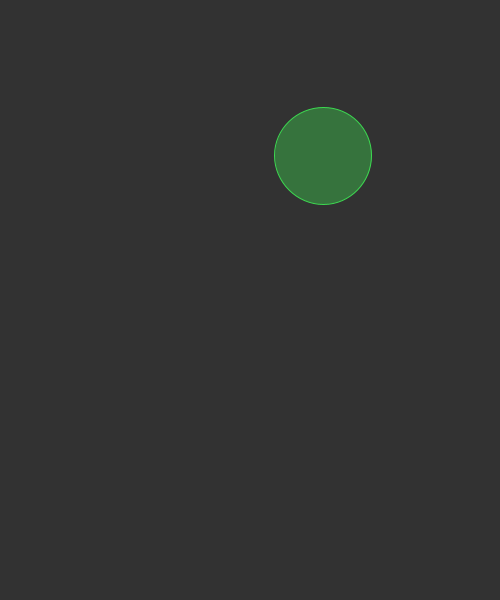
Frame 1 (no input)
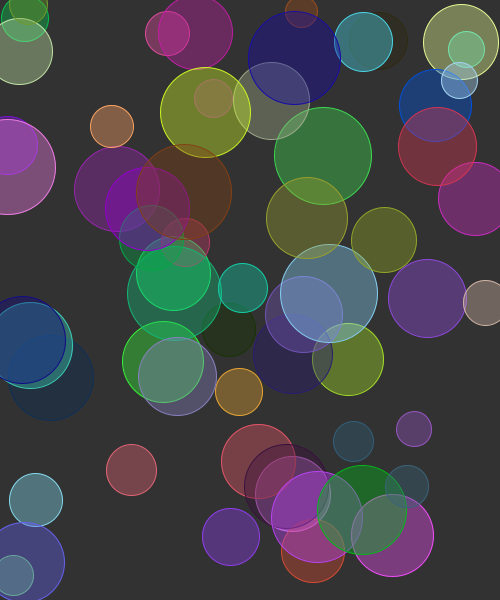
Frame 60 (the mouse pressed at the canvas centre just before this capture)
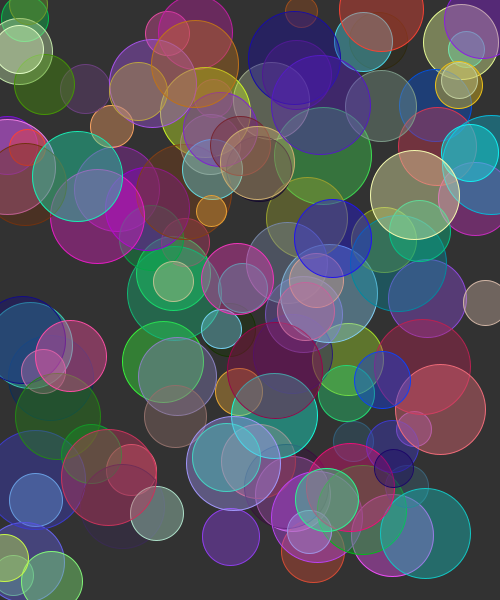
Frame 120 (the mouse held since frame 60 and released just before this capture)

The Processing sketch that drew these frames (run headless with seeded random() and noise(); from frame 60 on, the mouse is pressed at the canvas centre):

// Processing sketch: processing_basics
// ── processing_basics.pde
float x, y; //memory space
float size;
float r, g, b;

void setup() {
  size(500, 600);
  background( 50 );
  
}

void draw() {
  //background( 50 );
  
  x = random(width);
  y = random(height);
  size = random(30, 100);
  
  r = random(255);
  g = random(255);
  b = random(255);
  
  stroke(r, g, b);
  fill(r, g, b, 100);
  ellipse( x, y, size, size );  // x,y,w,h
  //line( width/2, height/2, mouseX, mouseY );
}
